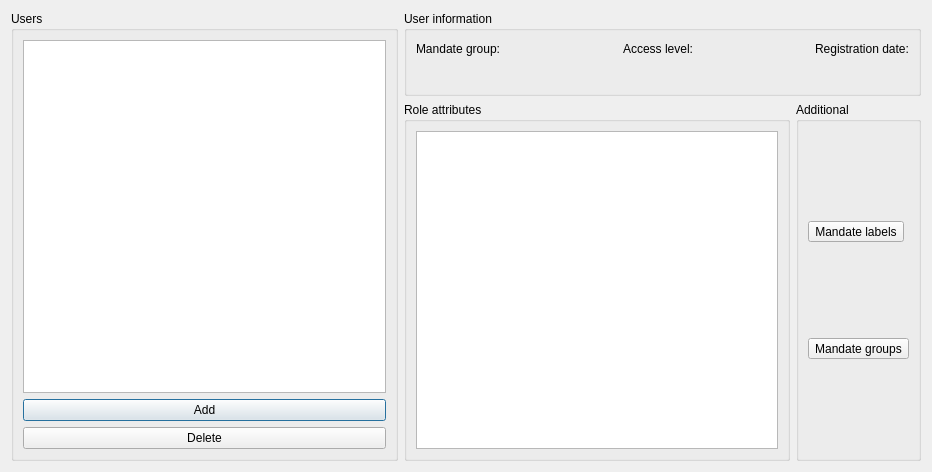
<?xml version="1.0" encoding="UTF-8"?>
<ui version="4.0">
 <class>CUsers</class>
 <widget class="QDialog" name="CUsers">
  <property name="geometry">
   <rect>
    <x>0</x>
    <y>0</y>
    <width>932</width>
    <height>472</height>
   </rect>
  </property>
  <property name="windowTitle">
   <string>Users and groups</string>
  </property>
  <layout class="QGridLayout" name="gridLayout_3">
   <item row="0" column="0" rowspan="2">
    <widget class="QGroupBox" name="users_groupBox">
     <property name="title">
      <string>Users</string>
     </property>
     <layout class="QGridLayout" name="gridLayout">
      <item row="0" column="0">
       <widget class="QListView" name="users_listView">
        <property name="font">
         <font>
          <family>Arimo</family>
          <pointsize>16</pointsize>
          <bold>true</bold>
         </font>
        </property>
        <property name="contextMenuPolicy">
         <enum>Qt::ContextMenuPolicy::ActionsContextMenu</enum>
        </property>
       </widget>
      </item>
      <item row="1" column="0">
       <layout class="QVBoxLayout" name="ButtonsLayout">
        <item>
         <widget class="QPushButton" name="AddUser_Button">
          <property name="text">
           <string>Add</string>
          </property>
         </widget>
        </item>
        <item>
         <widget class="QPushButton" name="DeleteUser_Button">
          <property name="text">
           <string>Delete</string>
          </property>
         </widget>
        </item>
       </layout>
      </item>
     </layout>
    </widget>
   </item>
   <item row="0" column="1" colspan="2">
    <widget class="QGroupBox" name="userinfo_groupBox">
     <property name="title">
      <string>User information</string>
     </property>
     <layout class="QGridLayout" name="gridLayout_2">
      <item row="0" column="0">
       <widget class="QLabel" name="mandatorygroup_label">
        <property name="text">
         <string>Mandate group:</string>
        </property>
       </widget>
      </item>
      <item row="0" column="1">
       <spacer name="horizontalSpacer">
        <property name="orientation">
         <enum>Qt::Orientation::Horizontal</enum>
        </property>
        <property name="sizeHint" stdset="0">
         <size>
          <width>115</width>
          <height>18</height>
         </size>
        </property>
       </spacer>
      </item>
      <item row="0" column="2">
       <widget class="QLabel" name="macm_label">
        <property name="text">
         <string>Access level:</string>
        </property>
       </widget>
      </item>
      <item row="0" column="3">
       <spacer name="horizontalSpacer_2">
        <property name="orientation">
         <enum>Qt::Orientation::Horizontal</enum>
        </property>
        <property name="sizeHint" stdset="0">
         <size>
          <width>114</width>
          <height>18</height>
         </size>
        </property>
       </spacer>
      </item>
      <item row="0" column="4">
       <widget class="QLabel" name="RegistrationDate_label">
        <property name="text">
         <string>Registration date:</string>
        </property>
       </widget>
      </item>
      <item row="1" column="4">
       <widget class="QLabel" name="registrationdate_label_2">
        <property name="text">
         <string/>
        </property>
       </widget>
      </item>
      <item row="1" column="2">
       <widget class="QLabel" name="macm_label_2">
        <property name="text">
         <string/>
        </property>
       </widget>
      </item>
      <item row="1" column="1">
       <spacer name="horizontalSpacer_3">
        <property name="orientation">
         <enum>Qt::Orientation::Horizontal</enum>
        </property>
        <property name="sizeHint" stdset="0">
         <size>
          <width>65</width>
          <height>20</height>
         </size>
        </property>
       </spacer>
      </item>
      <item row="1" column="3">
       <spacer name="horizontalSpacer_4">
        <property name="orientation">
         <enum>Qt::Orientation::Horizontal</enum>
        </property>
        <property name="sizeHint" stdset="0">
         <size>
          <width>85</width>
          <height>18</height>
         </size>
        </property>
       </spacer>
      </item>
      <item row="1" column="0">
       <widget class="QLabel" name="mandatorygroup_label_2">
        <property name="text">
         <string/>
        </property>
       </widget>
      </item>
     </layout>
    </widget>
   </item>
   <item row="1" column="2">
    <widget class="QGroupBox" name="additional_groupBox">
     <property name="title">
      <string>Additional</string>
     </property>
     <layout class="QVBoxLayout" name="verticalLayout">
      <item>
       <widget class="QToolButton" name="MandatoryMarksEditor_toolButton">
        <property name="autoFillBackground">
         <bool>false</bool>
        </property>
        <property name="inputMethodHints">
         <set>Qt::InputMethodHint::ImhNone</set>
        </property>
        <property name="text">
         <string>Mandate labels</string>
        </property>
        <property name="icon">
         <iconset>
          <normaloff>../Загрузки/key.png</normaloff>../Загрузки/key.png</iconset>
        </property>
        <property name="iconSize">
         <size>
          <width>128</width>
          <height>128</height>
         </size>
        </property>
        <property name="checkable">
         <bool>false</bool>
        </property>
        <property name="toolButtonStyle">
         <enum>Qt::ToolButtonStyle::ToolButtonTextBesideIcon</enum>
        </property>
       </widget>
      </item>
      <item>
       <widget class="QToolButton" name="MandatoryGroupsEditor_toolButton">
        <property name="text">
         <string>Mandate groups</string>
        </property>
        <property name="toolButtonStyle">
         <enum>Qt::ToolButtonStyle::ToolButtonTextBesideIcon</enum>
        </property>
       </widget>
      </item>
     </layout>
    </widget>
   </item>
   <item row="1" column="1">
    <widget class="QGroupBox" name="RoleAtributes_groupBox">
     <property name="title">
      <string>Role attributes</string>
     </property>
     <layout class="QVBoxLayout" name="verticalLayout_2">
      <item>
       <widget class="QListWidget" name="RoleAtributes_listWidget"/>
      </item>
     </layout>
    </widget>
   </item>
  </layout>
  <action name="ChangePassword_action">
   <property name="text">
    <string>Сменить пароль</string>
   </property>
   <property name="toolTip">
    <string>Сменить пароль</string>
   </property>
  </action>
 </widget>
 <resources/>
 <connections/>
</ui>
